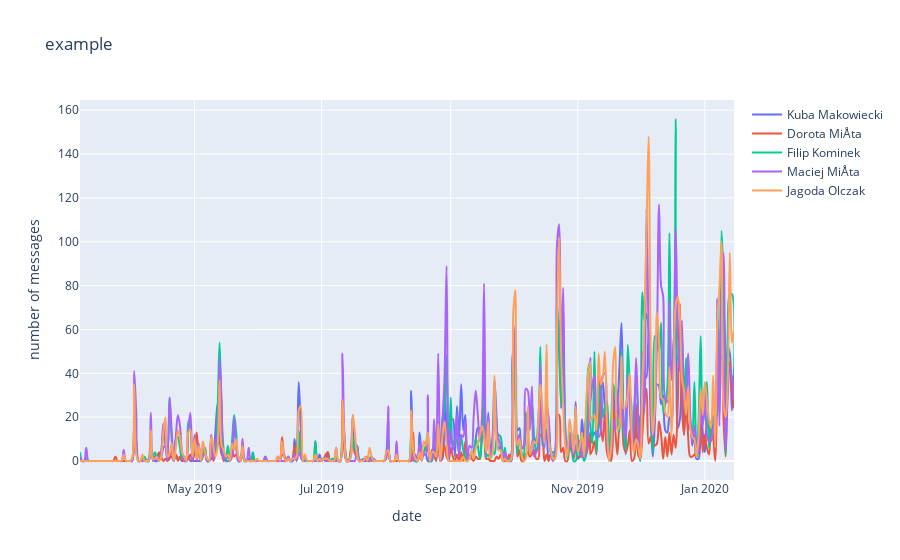

This figure's notebook cell:
### Code cell
layout = go.Layout(
title='example',
    yaxis=dict(
        title='number of messages'
    ),
    xaxis=dict(
        title='date'
    )
)

traces = []
#for part in participants:
#    part=part.encode('utf-8')

for idx, participant in enumerate(msgs):
    trace = go.Scatter(
        x=dates,
        y=participant,
        mode='lines',
        name=participants[idx],
        line=dict(
        shape='spline'
        )
    )
    traces.append(trace)

fig = go.Figure(traces, layout=layout)

py.offline.iplot(fig)

### Figure 1 — Plotly figure (JSON) as saved in the notebook; plotly's stock layout.template omitted (floating-point values rounded to 4 significant figures; data arrays with more than 128 entries replaced by an {"elided": "..."} marker saying what was removed)
{"data": [{"line": {"shape": "spline"}, "mode": "lines", "name": "Kuba Makowiecki", "type": "scatter", "x": {"elided": "316 str values"}, "y": {"elided": "316 int values"}}, {"line": {"shape": "spline"}, "mode": "lines", "name": "Dorota MiÅta", "type": "scatter", "x": {"elided": "316 str values"}, "y": {"elided": "316 int values"}}, {"line": {"shape": "spline"}, "mode": "lines", "name": "Filip Kominek", "type": "scatter", "x": {"elided": "316 str values"}, "y": {"elided": "316 int values"}}, {"line": {"shape": "spline"}, "mode": "lines", "name": "Maciej MiÅta", "type": "scatter", "x": {"elided": "316 str values"}, "y": {"elided": "316 int values"}}, {"line": {"shape": "spline"}, "mode": "lines", "name": "Jagoda Olczak", "type": "scatter", "x": {"elided": "316 str values"}, "y": {"elided": "316 int values"}}], "layout": {"title": {"text": "example"}, "xaxis": {"title": {"text": "date"}}, "yaxis": {"title": {"text": "number of messages"}}}}
